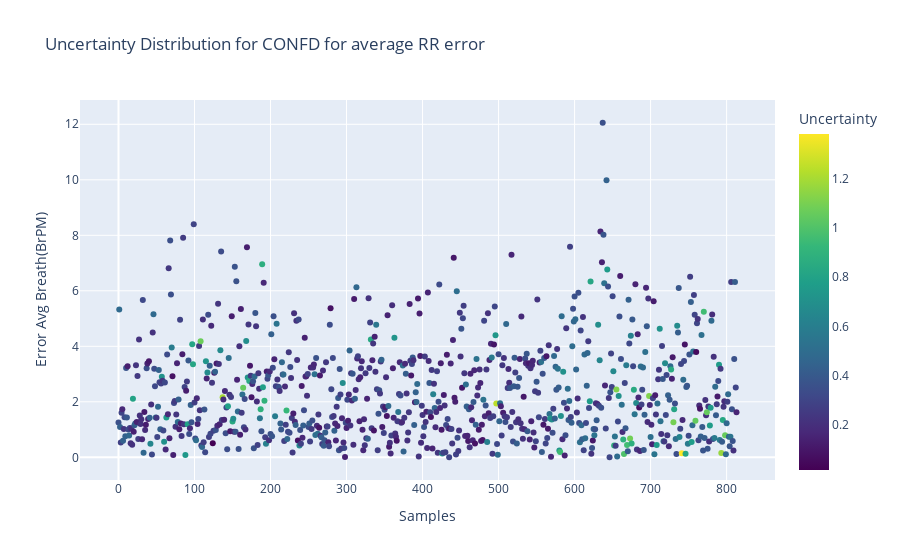
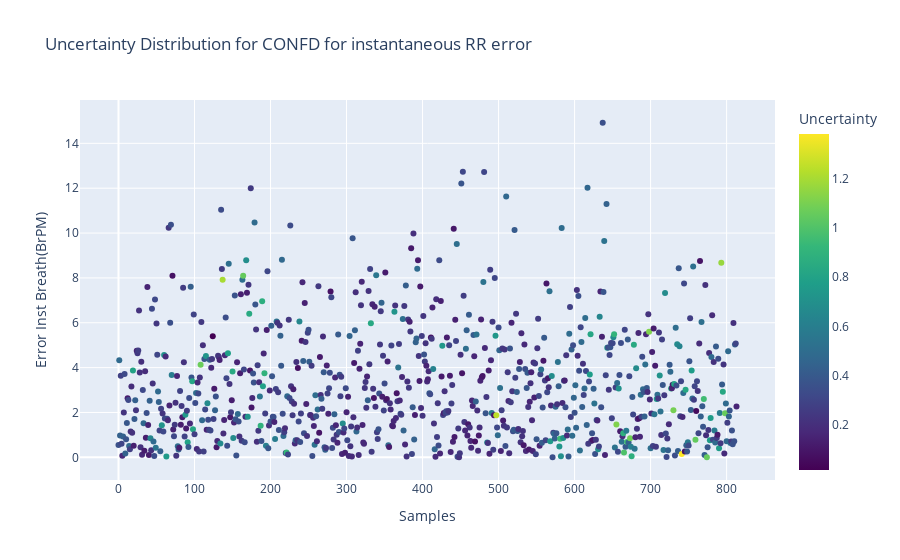

The cell these charts' notebook holds for them, in order:
### Code cell
if input_conf == 'confd':
    fig1 = px.scatter(data_confd,x = 'Samples', y="Error Avg Breath(BrPM)",title="Uncertainty Distribution for "+input_conf.upper()+ " for average RR error" ,
                     color="Uncertainty", color_continuous_scale=px.colors.sequential.Viridis)
    
    fig2 = px.scatter(data_confd,x = 'Samples', y="Error Inst Breath(BrPM)",title="Uncertainty Distribution for "+input_conf.upper()+ " for instantaneous RR error" ,
                     color="Uncertainty", color_continuous_scale=px.colors.sequential.Viridis)
    fig1.show()
    fig2.show()

### Figure 1 — Plotly figure (JSON) as saved in the notebook; plotly's stock layout.template omitted (floating-point values rounded to 4 significant figures; data arrays with more than 128 entries replaced by an {"elided": "..."} marker saying what was removed)
{"data": [{"hovertemplate": "Samples=%{x}<br>Error Avg Breath(BrPM)=%{y}<br>Uncertainty=%{marker.color}<extra></extra>", "legendgroup": "", "marker": {"color": {"elided": "814 float values"}, "coloraxis": "coloraxis", "symbol": "circle"}, "mode": "markers", "name": "", "orientation": "v", "showlegend": false, "type": "scatter", "x": {"elided": "814 int values"}, "xaxis": "x", "y": {"elided": "814 float values"}, "yaxis": "y"}], "layout": {"coloraxis": {"colorbar": {"title": {"text": "Uncertainty"}}, "colorscale": [[0, "#440154"], [0.1111, "#482878"], [0.2222, "#3e4989"], [0.3333, "#31688e"], [0.4444, "#26828e"], [0.5556, "#1f9e89"], [0.6667, "#35b779"], [0.7778, "#6ece58"], [0.8889, "#b5de2b"], [1, "#fde725"]]}, "legend": {"tracegroupgap": 0}, "title": {"text": "Uncertainty Distribution for CONFD for average RR error"}, "xaxis": {"anchor": "y", "domain": [0, 1], "title": {"text": "Samples"}}, "yaxis": {"anchor": "x", "domain": [0, 1], "title": {"text": "Error Avg Breath(BrPM)"}}}}

### Figure 2 — Plotly figure (JSON) as saved in the notebook; plotly's stock layout.template omitted (floating-point values rounded to 4 significant figures; data arrays with more than 128 entries replaced by an {"elided": "..."} marker saying what was removed)
{"data": [{"hovertemplate": "Samples=%{x}<br>Error Inst Breath(BrPM)=%{y}<br>Uncertainty=%{marker.color}<extra></extra>", "legendgroup": "", "marker": {"color": {"elided": "814 float values"}, "coloraxis": "coloraxis", "symbol": "circle"}, "mode": "markers", "name": "", "orientation": "v", "showlegend": false, "type": "scatter", "x": {"elided": "814 int values"}, "xaxis": "x", "y": {"elided": "814 float values"}, "yaxis": "y"}], "layout": {"coloraxis": {"colorbar": {"title": {"text": "Uncertainty"}}, "colorscale": [[0, "#440154"], [0.1111, "#482878"], [0.2222, "#3e4989"], [0.3333, "#31688e"], [0.4444, "#26828e"], [0.5556, "#1f9e89"], [0.6667, "#35b779"], [0.7778, "#6ece58"], [0.8889, "#b5de2b"], [1, "#fde725"]]}, "legend": {"tracegroupgap": 0}, "title": {"text": "Uncertainty Distribution for CONFD for instantaneous RR error"}, "xaxis": {"anchor": "y", "domain": [0, 1], "title": {"text": "Samples"}}, "yaxis": {"anchor": "x", "domain": [0, 1], "title": {"text": "Error Inst Breath(BrPM)"}}}}
